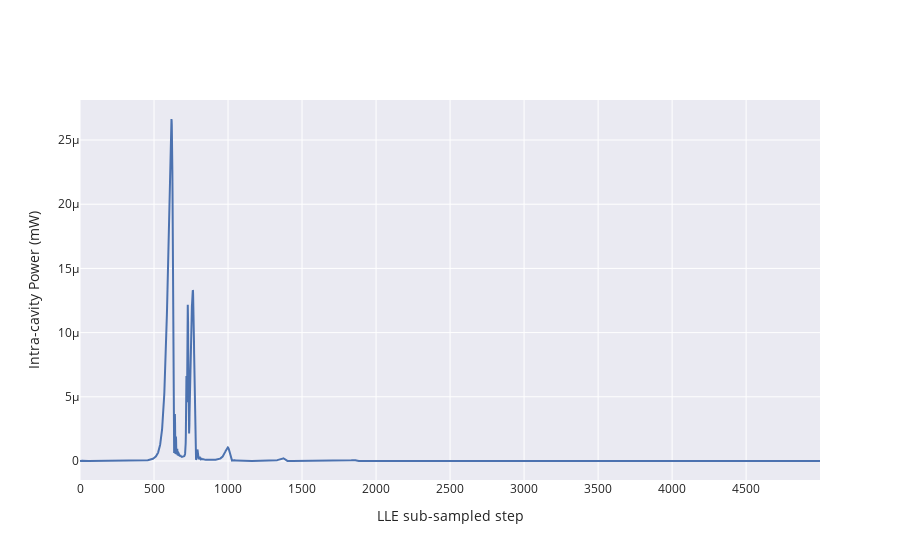

This figure's notebook cell:
### Code cell
fig = go.Figure()

tr = go.Scatter(y=solverp1.sol.Pcomb * 1e3)

fig.add_trace(tr)
fig.update_layout(
    xaxis_title="LLE sub-sampled step", yaxis_title="Intra-cavity Power (mW)"
)
#fig.add_annotation(x=4500, y=4.9, ax=0, ay=-50, text="Single Soliton Step")
# fig.add_annotation(x=3151, y=7.6, ax=0, ay=-50, text="Two Solitons Step")
#fig.add_annotation(x=1931, y=16, ax=0, ay=80, text="Modulation Instability")
#fig.add_annotation(x=500, y=6, ax=-80, ay=-80, text="Primary Comb")
#fig.show()

### Figure 1 — Plotly figure (JSON) as saved in the notebook; plotly's stock layout.template omitted (floating-point values rounded to 4 significant figures; data arrays with more than 128 entries replaced by an {"elided": "..."} marker saying what was removed)
{"data": [{"type": "scatter", "y": {"elided": "5000 float values"}}], "layout": {"xaxis": {"title": {"text": "LLE sub-sampled step"}}, "yaxis": {"title": {"text": "Intra-cavity Power (mW)"}}}}
